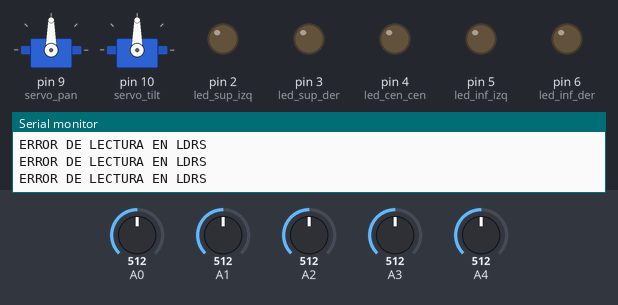
Simulated run of this sketch. Board: Arduino Uno, built with avr-gcc and run on an emulated ATmega328P. Shown: 2 × servo, output pins drawn as LEDs (lit = HIGH), the last lines printed to the serial monitor. The test bench sets the inputs (shaded band); at power-on: A0 = 512, A1 = 512, A2 = 512, A3 = 512, A4 = 512.

Above: at 1.2 s.
1.3 s: A0 set to 523
At 4.1 s:
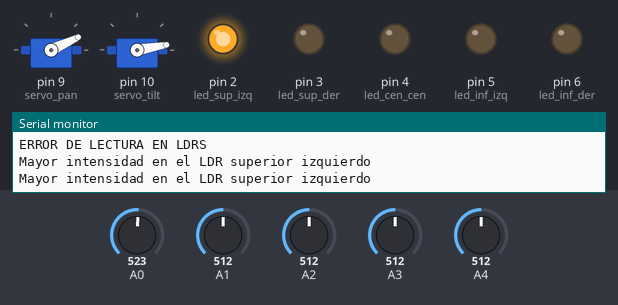
4.3 s: A1 set to 716
At 6.1 s:
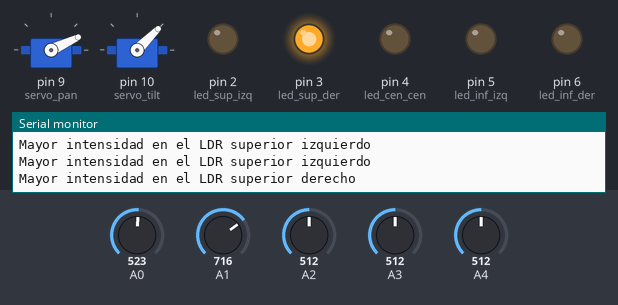
7.3 s: A2 set to 992
At 7.8 s:
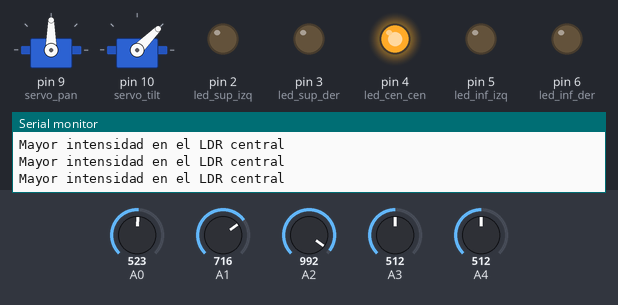
8.8 s: A2 set to 734
11.8 s: A2 set to 703
At 14.3 s:
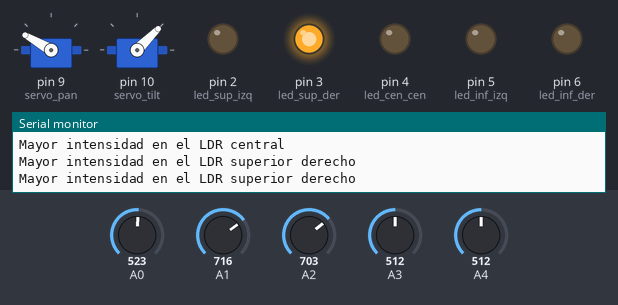
14.8 s: A3 set to 992
At 17.9 s:
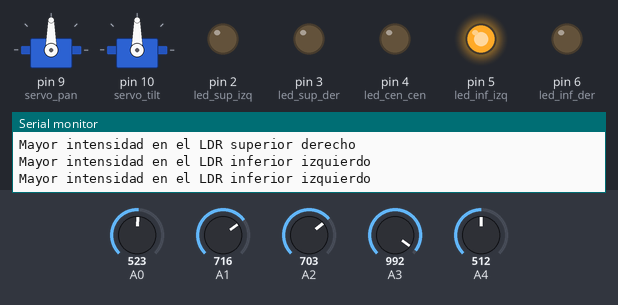
Timing chart, 0 to 20.3 s (numbered marks = the images above; inputs shaded):
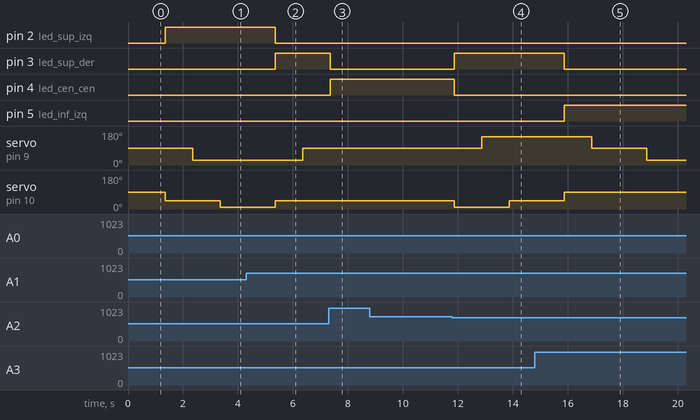

Measured:
- the behaviour switches between 512 and 513 on A0 (found by bisection; images 0 and 1)
- the behaviour switches between 716 and 715 on A2 (found by bisection; images 3 and 4)
- after the input at 1.3 s, pin 2 (led_sup_izq): LOW → HIGH after 0.06 s; servo on pin 9 (servo_pan): 90° → 25° after 1.1 s; servo on pin 10 (servo_tilt): 90° → 45° after 0.06 s, → 10° 2.0 s later
- after the input at 4.3 s, pin 2 (led_sup_izq): HIGH → LOW after 1.1 s; pin 3 (led_sup_der): LOW → HIGH after 1.1 s; servo on pin 9 (servo_pan): 25° → 90° after 2.1 s
- after the input at 7.3 s, pin 3 (led_sup_der): HIGH → LOW after 0.06 s; pin 4 (led_cen_cen): LOW → HIGH after 0.06 s; servo on pin 9 (servo_pan): stays 90° (without the input it goes to 150° after 1.1 s); servo on pin 10 (servo_tilt): stays 45° (without the input it goes to 10° after 0.06 s)
- after the input at 11.8 s, pin 3 (led_sup_der): LOW → HIGH after 0.07 s; pin 4 (led_cen_cen): HIGH → LOW after 0.07 s; servo on pin 9 (servo_pan): 90° → 150° after 1.1 s; servo on pin 10 (servo_tilt): 45° → 10° after 0.07 s, → 45° 2.0 s later
- after the input at 14.8 s, pin 3 (led_sup_der): HIGH → LOW after 1.1 s; pin 5 (led_inf_izq): LOW → HIGH after 1.1 s; servo on pin 9 (servo_pan): 150° → 90° after 2.1 s, → 25° 2.0 s later

The sketch:

solar_tracker.ino
```cpp
#include<Servo.h>

int ldr_sup_izq =0; //1              __________________
int ldr_sup_der =0; //2             |1                2|
int ldr_cen_cen =0; //3             |        3         |
int ldr_inf_izq =0; //4             |                  |
int ldr_inf_der =0; //5             |4________________5|

Servo servo_pan;  //Servo de paneo(voltear hacia los lados)
Servo servo_tilt; //Servo de tilt (voltear hacia arriba y abajo)

int led_sup_izq =2; //1
int led_sup_der =3; //2
int led_cen_cen =4; //3
int led_inf_izq =5; //4
int led_inf_der =6; //5

int pos_pan = 90;
int pos_tilt =90;

void setup()
{
  Serial.begin(9600);

  servo_pan.attach(9);   //Digital #D10
  servo_tilt.attach(10); //Digial #D09

  servo_pan.write(pos_pan); // 0 (izq) a 180 (der)
  servo_tilt.write(pos_tilt);// 90(centro) a 180 (arriba)

  pinMode(led_sup_izq,OUTPUT);
  pinMode(led_sup_der,OUTPUT);
  pinMode(led_cen_cen,OUTPUT);
  pinMode(led_inf_izq,OUTPUT);
  pinMode(led_inf_der,OUTPUT);

}


void loop()
{

  /*for(int i = 90 ; i>=0 ; i--)
  {
    servo_tilt.write(i);
    delay(50);
  }

  for(int i = 0 ; i<=90 ; i++)
  {
    servo_tilt.write(i);
    delay(50);
  }

  for(int i = 90 ; i<=180 ; i++)
  {
    servo_pan.write(i);
    delay(50);
  }

  for(int i = 180 ; i>=90 ; i--)
  {
    servo_pan.write(i);
    delay(50);
  }


  for(int i = 90 ; i>=0 ; i--)
  {
    servo_pan.write(i);
    delay(50);
  }

  for(int i = 0 ; i<=90 ; i++)
  {
    servo_pan.write(i);
    delay(50);
  }
  */

 ldr_sup_izq = analogRead(A0);
 ldr_sup_der = analogRead(A1);
 ldr_cen_cen = analogRead(A2);
 ldr_inf_izq = analogRead(A3);
 ldr_inf_der = analogRead(A4);

 //Condiciones de comparación

 if (ldr_sup_izq >ldr_sup_der && ldr_sup_izq >ldr_cen_cen && ldr_sup_izq >ldr_inf_izq && ldr_sup_izq >ldr_inf_der)
 {
   Serial.println("Mayor intensidad en el LDR superior izquierdo");

   digitalWrite(led_sup_izq , HIGH) ;
   digitalWrite(led_sup_der , LOW) ;
   digitalWrite(led_cen_cen , LOW) ;
   digitalWrite(led_inf_izq , LOW) ;
   digitalWrite(led_inf_der , LOW) ;

   if ( pos_tilt == 45){pos_tilt=10;servo_tilt.write(pos_tilt);}
   else{ pos_tilt=45;servo_tilt.write(pos_tilt);  }
   delay(1000);
   if ( pos_pan == 150 ){pos_pan=90;servo_pan.write(pos_pan);}
   else{ pos_pan =25 ; servo_pan.write(pos_pan);}
   delay(1000);


 }
 else if (ldr_sup_der >ldr_sup_izq && ldr_sup_der >ldr_cen_cen && ldr_sup_der >ldr_inf_izq && ldr_sup_der >ldr_inf_der)
 {
   Serial.println("Mayor intensidad en el LDR superior derecho");
   digitalWrite(led_sup_izq , LOW) ;
   digitalWrite(led_sup_der , HIGH) ;
   digitalWrite(led_cen_cen , LOW) ;
   digitalWrite(led_inf_izq , LOW) ;
   digitalWrite(led_inf_der , LOW) ;

   if ( pos_tilt == 45){pos_tilt=10;servo_tilt.write(pos_tilt);}
   else{ pos_tilt=45;servo_tilt.write(pos_tilt);  }
   delay(1000);
   if ( pos_pan == 25 ){pos_pan=90;servo_pan.write(pos_pan);}
   else{ pos_pan =150 ; servo_pan.write(pos_pan);}
   delay(1000);

 }

 else if (ldr_cen_cen >ldr_sup_izq && ldr_cen_cen >ldr_sup_der && ldr_cen_cen >ldr_inf_izq && ldr_cen_cen >ldr_inf_der)
 {
   Serial.println("Mayor intensidad en el LDR central");
   digitalWrite(led_sup_izq , LOW) ;
   digitalWrite(led_sup_der , LOW) ;
   digitalWrite(led_cen_cen , HIGH) ;
   digitalWrite(led_inf_izq , LOW) ;
   digitalWrite(led_inf_der , LOW) ;
 }

 else if (ldr_inf_izq >ldr_sup_izq && ldr_inf_izq >ldr_sup_der && ldr_inf_izq >ldr_cen_cen && ldr_inf_izq >ldr_inf_der)
 {
   Serial.println("Mayor intensidad en el LDR inferior izquierdo");
   digitalWrite(led_sup_izq , LOW) ;
   digitalWrite(led_sup_der , LOW) ;
   digitalWrite(led_cen_cen , LOW) ;
   digitalWrite(led_inf_izq , HIGH) ;
   digitalWrite(led_inf_der , LOW) ;


   if ( pos_tilt == 45){pos_tilt=90;servo_tilt.write(pos_tilt);}
   else if ( pos_tilt == 10){pos_tilt=45;servo_tilt.write(pos_tilt);}
   else{ pos_tilt=90;servo_tilt.write(pos_tilt);  }
   delay(1000);

   if ( pos_pan == 150 ){pos_pan=90;servo_pan.write(pos_pan);}
   else{ pos_pan =25 ; servo_pan.write(pos_pan);}
   delay(1000);


 }
 else if (ldr_inf_der >ldr_sup_izq && ldr_inf_der >ldr_sup_der && ldr_inf_der >ldr_cen_cen && ldr_inf_der >ldr_inf_izq)
 {
   Serial.println("Mayor intensidad en el LDR inferior derecho");
   digitalWrite(led_sup_izq , LOW) ;
   digitalWrite(led_sup_der , LOW) ;
   digitalWrite(led_cen_cen , LOW) ;
   digitalWrite(led_inf_izq , LOW) ;
   digitalWrite(led_inf_der , HIGH) ;


   if ( pos_tilt == 45){pos_tilt=90;servo_tilt.write(pos_tilt);}
   else if ( pos_tilt == 10){pos_tilt=45;servo_tilt.write(pos_tilt);}
   else{ pos_tilt=90;servo_tilt.write(pos_tilt);  }
   delay(1000);
   if ( pos_pan == 25 ){pos_pan=90;servo_pan.write(pos_pan);}
   else{ pos_pan =150 ; servo_pan.write(pos_pan);}
   delay(1000);


 }

 else {Serial.println("ERROR DE LECTURA EN LDRS");}


}
```
